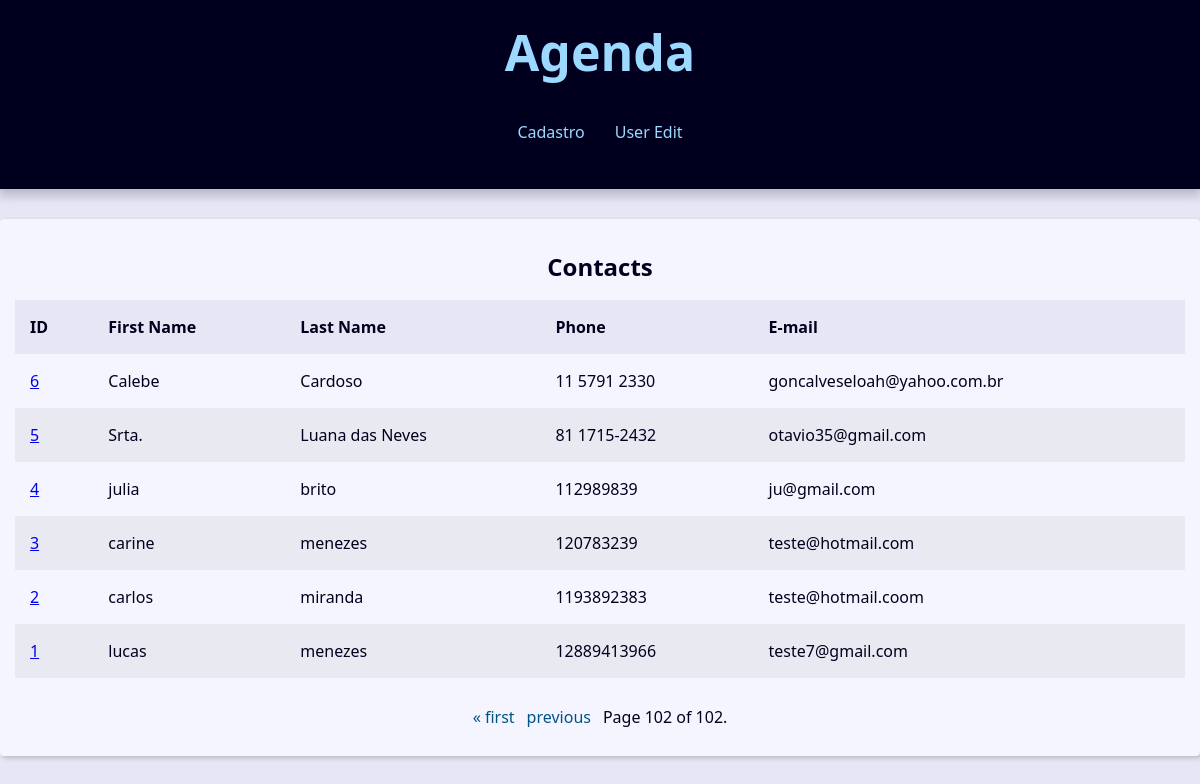
The page /?page=102 on the database its author committed.
### contact/models.py (models this page shows, shortened)
class Contact(models.Model):
    first_name = models.CharField(max_length=50)
    last_name = models.CharField(max_length=50, blank=True)
    phone = models.CharField(max_length=50)
    email = models.EmailField(max_length=254, blank=True)
    created_date = models.DateTimeField(default=timezone.now)
    description = models.TextField(blank=True)
    show = models.BooleanField(default=True)
    picture = models.ImageField(blank=True, upload_to='pictures/%Y/%M/%D/')
    category = models.ForeignKey(Category, on_delete=models.SET_NULL, null=True, blank=True)
    owner = models.ForeignKey(User, on_delete=models.SET_NULL, null=True, blank=True)

### contact/views/contact_views.py (the view)
# urls.py: path('', views.index, name='index'),
def index(request):
    contacts = Contact.objects\
        .filter(show=True)\
        .order_by('-id')
    paginator = Paginator(contacts, 10)
    page_number = request.GET.get("page")
    page_obj = paginator.get_page(page_number)
    context={
        'page_obj': page_obj,
        'contacts': contacts,
    }
    return render(
        request,
        'contact/index.html',
        context
    )

### contact/templates/contact/index.html
{% extends 'global/base.html' %}
{% block content%}
{% if page_obj %}
    <div class='responsive-table'>
        <table class='contacts-table'>
            <caption class='table-caption'>
                Contacts
            </caption>
            <thead>
                <tr class='table-row table-row-header'>
                    <th class='table-header'>ID</th>
                    <th class='table-header'>First Name</th>
                    <th class='table-header'>Last Name</th>
                    <th class='table-header'>Phone</th>
                    <th class='table-header'>E-mail</th>
            </thead>
            <tbody>
                {% for contact in page_obj %}
                    <tr class='table-row'>
                        <td class='table-cel'>
                            <a class='table=link'
                               href="{% url "contact:contact" contact.id %}">
                                {{contact.id}}
                            </a>
                        </td>
                        <td class='table-cel'>
                            {{contact.first_name}}
                        </td>
                        <td class='table-cel'>
                            {{contact.last_name}}
                        </td>
                        <td class='table-cel'>
                            {{contact.phone}}
                        </td>
                        <td class='table-cel'>
                            {{contact.email}}
                        </td>
                {% endfor %}
            </tbody>
        </table>
    </div>
    {% else %}
    <div class="single-contact">
      <h1 class="single-contact-name">
        Nenhum contato encontrado.
      </h1>
    </div>
  {% endif %}
{% endblock content%}

### base_static/global/css/style.css (style rules this page uses)
:root { --spacing: 1.5rem; --link-dark-color: rgb(0, 83, 134); --link-light-color: rgb(156, 217, 255); --clr-white: rgb(245, 245, 255); --clr-black: rgb(0, 0, 30); --clr-light-gray: rgb(230, 230, 245); --clr-dark-shadow-5: rgba(0, 0, 10, 5%); --clr-dark-shadow-10: rgba(0, 0, 10, 10%); --clr-dark-shadow-20: rgba(0, 0, 10, 20%); --clr-light-shadow-5: rgba(200, 200, 255, 5%); --clr-light-shadow-10: rgba(200, 200, 255, 10%); --clr-light-shadow-20: rgba(200, 200, 255, 20%); --main-page-width: 120rem; --table-min-width: 60rem; --biggest-font-size: 5rem; --bigger-font-size: 4rem; --big-font-size: 3.2rem; --medium-font-size: 2.4rem; --small-font-size: 1.6rem; --smaller-font-size: 1.4rem; --smallest-font-size: 1.2rem; --transition-fast: 300ms; --transition-medium: 600ms; --transition-slow: 1s; --default-border-radius: 4px; }
*, *::before, *::after { margin: 0; padding: 0; box-sizing: border-box; }
html { font-size: 62.5%; }
body { font-family: system-ui, -apple-system, BlinkMacSystemFont, 'Segoe UI', Roboto, Oxygen, Ubuntu, Cantarell, 'Open Sans', 'Helvetica Neue', sans-serif; line-height: 1.5; font-size: var(--small-font-size); color: var(--clr-black); -webkit-font-smoothing: antialiased; background: var(--clr-light-gray); }
.responsive-table { width: 100%; overflow-x: auto; }
.contacts-table { width: 100%; min-width: var(--table-min-width); border-collapse: collapse; }
.table-caption { font-size: var(--medium-font-size); font-weight: bold; padding: var(--spacing); }
.table-row { text-align: left; text-overflow: ellipsis; transition: background-color var(--transition-fast) ease-in-out; }
.table-row:nth-of-type(2n) { background: var(--clr-dark-shadow-5); }
.table-row-header { background: var(--clr-light-gray); color: var(--clr-black); }
.table-cel, .table-header { padding: var(--spacing); }

### rows shown on the page
Contact: id "6", first_name "Calebe", last_name "Cardoso", phone "11 5791 2330", email "goncalveseloah@yahoo.com.br"
Contact: id "5", first_name "Srta.", last_name "Luana das Neves", phone "81 1715-2432", email "otavio35@gmail.com"
Contact: id "4", first_name "julia", last_name "brito", phone "112989839", email "ju@gmail.com"
Contact: id "3", first_name "carine", last_name "menezes", phone "120783239", email "teste@hotmail.com"
Contact: id "2", first_name "carlos", last_name "miranda", phone "1193892383", email "teste@hotmail.coom"
Contact: id "1", first_name "lucas", last_name "menezes", phone "12889413966", email "teste7@gmail.com"

### other values the page prints
{{ page_obj.number }} "102"
{{ page_obj.paginator.num_pages }} "102"
